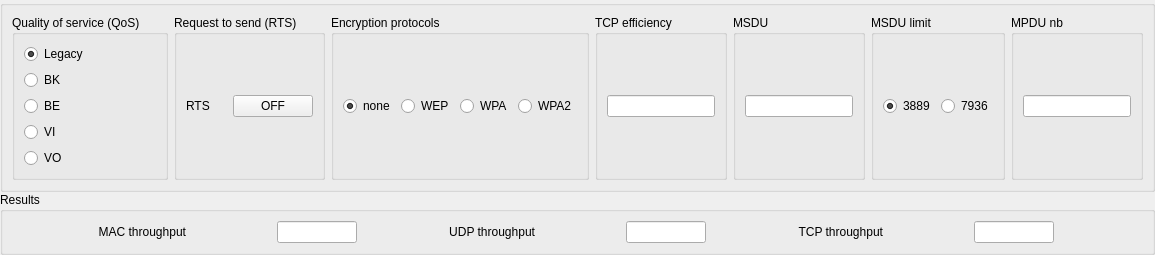
      <widget class="QWidget" name="tab_2">
       <attribute name="title">
        <string>MAC and Transport layer</string>
       </attribute>
       <layout class="QGridLayout" name="gridLayout_5">
        <property name="leftMargin">
         <number>0</number>
        </property>
        <property name="topMargin">
         <number>0</number>
        </property>
        <property name="rightMargin">
         <number>0</number>
        </property>
        <property name="bottomMargin">
         <number>0</number>
        </property>
        <property name="spacing">
         <number>0</number>
        </property>
        <item row="1" column="0">
         <widget class="QGroupBox" name="groupBox_mac_result">
          <property name="title">
           <string>Results</string>
          </property>
          <layout class="QHBoxLayout" name="horizontalLayout_12">
           <item>
            <widget class="QLabel" name="label_3">
             <property name="sizePolicy">
              <sizepolicy hsizetype="Fixed" vsizetype="Preferred">
               <horstretch>0</horstretch>
               <verstretch>0</verstretch>
              </sizepolicy>
             </property>
             <property name="layoutDirection">
              <enum>Qt::LeftToRight</enum>
             </property>
             <property name="text">
              <string>MAC throughput</string>
             </property>
             <property name="alignment">
              <set>Qt::AlignRight|Qt::AlignTrailing|Qt::AlignVCenter</set>
             </property>
            </widget>
           </item>
           <item>
            <widget class="QLineEdit" name="lineEdit_4">
             <property name="sizePolicy">
              <sizepolicy hsizetype="Fixed" vsizetype="Fixed">
               <horstretch>0</horstretch>
               <verstretch>0</verstretch>
              </sizepolicy>
             </property>
             <property name="maximumSize">
              <size>
               <width>80</width>
               <height>16777215</height>
              </size>
             </property>
            </widget>
           </item>
           <item>
            <widget class="QLabel" name="label_4">
             <property name="sizePolicy">
              <sizepolicy hsizetype="Fixed" vsizetype="Preferred">
               <horstretch>0</horstretch>
               <verstretch>0</verstretch>
              </sizepolicy>
             </property>
             <property name="text">
              <string>UDP throughput</string>
             </property>
             <property name="alignment">
              <set>Qt::AlignRight|Qt::AlignTrailing|Qt::AlignVCenter</set>
             </property>
            </widget>
           </item>
           <item>
            <widget class="QLineEdit" name="lineEdit_5">
             <property name="sizePolicy">
              <sizepolicy hsizetype="Fixed" vsizetype="Fixed">
               <horstretch>0</horstretch>
               <verstretch>0</verstretch>
              </sizepolicy>
             </property>
             <property name="maximumSize">
              <size>
               <width>80</width>
               <height>16777215</height>
              </size>
             </property>
            </widget>
           </item>
           <item>
            <widget class="QLabel" name="label_5">
             <property name="sizePolicy">
              <sizepolicy hsizetype="Fixed" vsizetype="Preferred">
               <horstretch>0</horstretch>
               <verstretch>0</verstretch>
              </sizepolicy>
             </property>
             <property name="text">
              <string>TCP throughput</string>
             </property>
             <property name="alignment">
              <set>Qt::AlignRight|Qt::AlignTrailing|Qt::AlignVCenter</set>
             </property>
            </widget>
           </item>
           <item>
            <widget class="QLineEdit" name="lineEdit_6">
             <property name="maximumSize">
              <size>
               <width>80</width>
               <height>16777215</height>
              </size>
             </property>
            </widget>
           </item>
          </layout>
         </widget>
        </item>
        <item row="0" column="0">
         <widget class="QGroupBox" name="groupBox_mac_param">
          <property name="sizePolicy">
           <sizepolicy hsizetype="Preferred" vsizetype="MinimumExpanding">
            <horstretch>0</horstretch>
            <verstretch>0</verstretch>
           </sizepolicy>
          </property>
          <property name="maximumSize">
           <size>
            <width>16777215</width>
            <height>250</height>
           </size>
          </property>
          <layout class="QGridLayout" name="frame_right">
           <item row="0" column="1">
            <widget class="QGroupBox" name="groupBox">
             <property name="title">
              <string>Request to send (RTS)</string>
             </property>
             <layout class="QHBoxLayout" name="horizontalLayout_8">
              <item>
               <widget class="QLabel" name="label_2">
                <property name="text">
                 <string>RTS</string>
                </property>
               </widget>
              </item>
              <item>
               <widget class="QPushButton" name="pushButton">
                <property name="text">
                 <string>OFF</string>
                </property>
                <property name="checkable">
                 <bool>true</bool>
                </property>
               </widget>
              </item>
             </layout>
            </widget>
           </item>
           <item row="0" column="2">
            <widget class="QGroupBox" name="groupBox_2">
             <property name="title">
              <string>Encryption protocols</string>
             </property>
             <layout class="QHBoxLayout" name="horizontalLayout_7">
              <item>
               <widget class="QRadioButton" name="radioButton">
                <property name="text">
                 <string>none</string>
                </property>
                <property name="checked">
                 <bool>true</bool>
                </property>
               </widget>
              </item>
              <item>
               <widget class="QRadioButton" name="radioButton_2">
                <property name="text">
                 <string>WEP</string>
                </property>
               </widget>
              </item>
              <item>
               <widget class="QRadioButton" name="radioButton_3">
                <property name="text">
                 <string>WPA</string>
                </property>
               </widget>
              </item>
              <item>
               <widget class="QRadioButton" name="radioButton_4">
                <property name="text">
                 <string>WPA2</string>
                </property>
               </widget>
              </item>
             </layout>
            </widget>
           </item>
           <item row="0" column="6">
            <widget class="QGroupBox" name="groupBox_5">
             <property name="title">
              <string>MPDU nb</string>
             </property>
             <layout class="QHBoxLayout" name="horizontalLayout_10">
              <item>
               <widget class="QLineEdit" name="lineEdit_3"/>
              </item>
             </layout>
            </widget>
           </item>
           <item row="0" column="0">
            <widget class="QGroupBox" name="groupBox_qos">
             <property name="sizePolicy">
              <sizepolicy hsizetype="MinimumExpanding" vsizetype="MinimumExpanding">
               <horstretch>0</horstretch>
               <verstretch>0</verstretch>
              </sizepolicy>
             </property>
             <property name="title">
              <string>Quality of service (QoS)</string>
             </property>
             <layout class="QVBoxLayout" name="verticalLayout_5">
              <item>
               <widget class="QRadioButton" name="radioButton_legacy">
                <property name="text">
                 <string>Legacy</string>
                </property>
                <property name="checked">
                 <bool>true</bool>
                </property>
               </widget>
              </item>
              <item>
               <widget class="QRadioButton" name="radioButton_bk">
                <property name="text">
                 <string>BK</string>
                </property>
               </widget>
              </item>
              <item>
               <widget class="QRadioButton" name="radioButton_be">
                <property name="text">
                 <string>BE</string>
                </property>
               </widget>
              </item>
              <item>
               <widget class="QRadioButton" name="radioButton_vi">
                <property name="text">
                 <string>VI</string>
                </property>
               </widget>
              </item>
              <item>
               <widget class="QRadioButton" name="radioButton_vo">
                <property name="text">
                 <string>VO</string>
                </property>
               </widget>
              </item>
             </layout>
            </widget>
           </item>
           <item row="0" column="3">
            <widget class="QGroupBox" name="groupBox_3">
             <property name="title">
              <string>TCP efficiency</string>
             </property>
             <layout class="QVBoxLayout" name="verticalLayout">
              <item>
               <widget class="QLineEdit" name="lineEdit"/>
              </item>
             </layout>
            </widget>
           </item>
           <item row="0" column="4">
            <widget class="QGroupBox" name="groupBox_4">
             <property name="title">
              <string>MSDU</string>
             </property>
             <layout class="QVBoxLayout" name="verticalLayout_6">
              <item>
               <widget class="QLineEdit" name="lineEdit_2"/>
              </item>
             </layout>
            </widget>
           </item>
           <item row="0" column="5">
            <widget class="QGroupBox" name="groupBox_6">
             <property name="title">
              <string>MSDU limit</string>
             </property>
             <layout class="QHBoxLayout" name="horizontalLayout_11">
              <item>
               <widget class="QRadioButton" name="radioButton_5">
                <property name="text">
                 <string>3889</string>
                </property>
                <property name="checked">
                 <bool>true</bool>
                </property>
               </widget>
              </item>
              <item>
               <widget class="QRadioButton" name="radioButton_6">
                <property name="text">
                 <string>7936</string>
                </property>
               </widget>
              </item>
             </layout>
            </widget>
           </item>
          </layout>
         </widget>
        </item>
       </layout>
      </widget>
